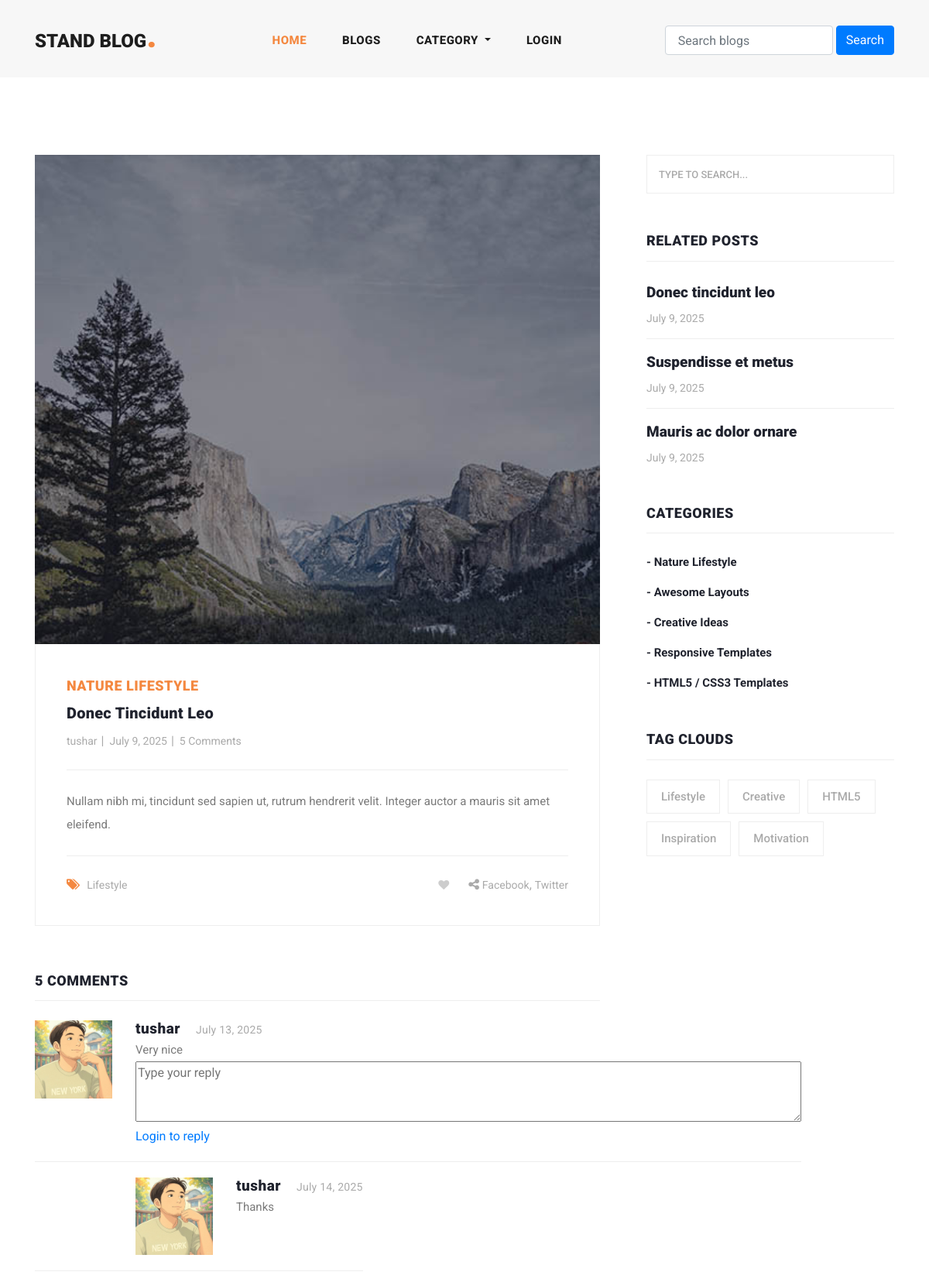
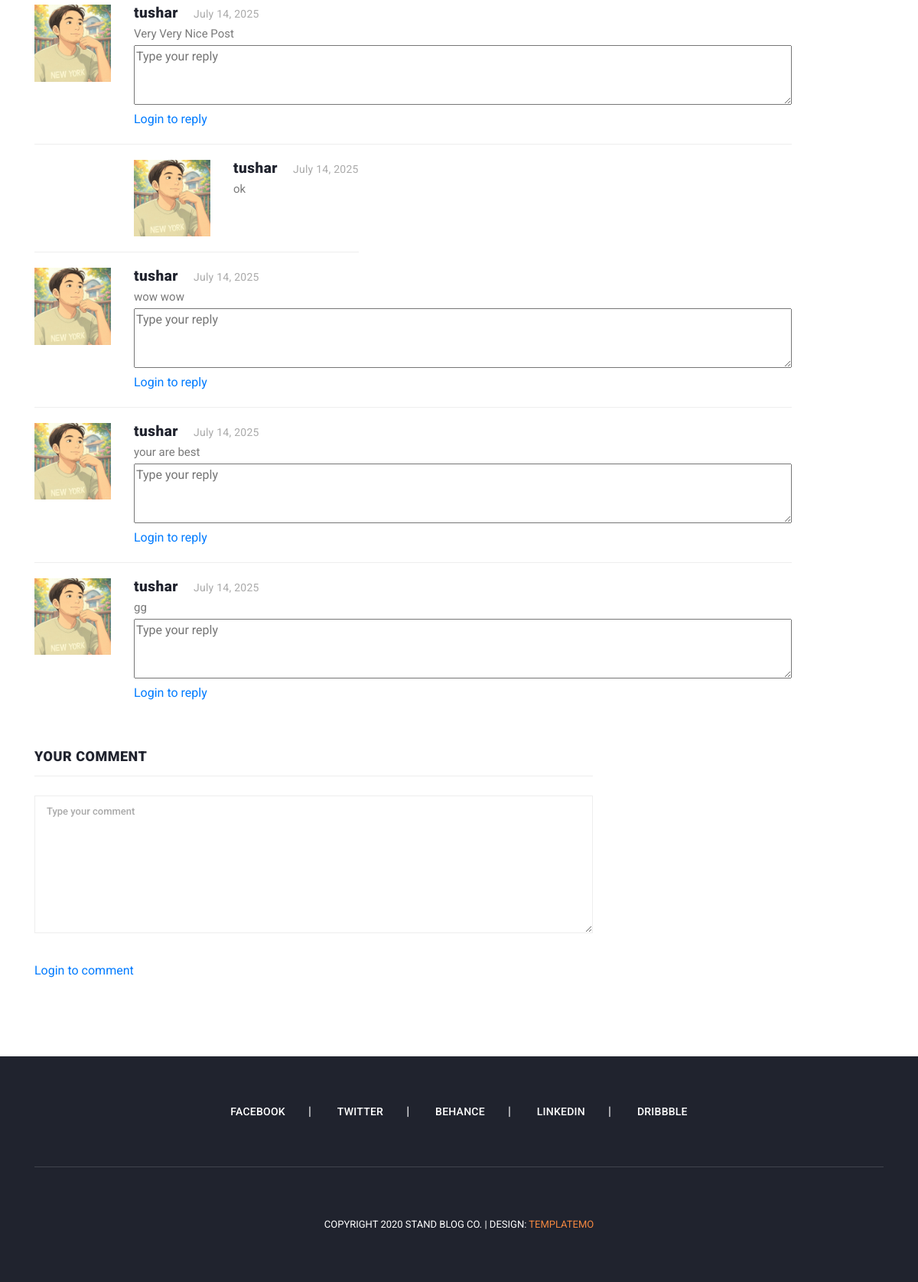
The page /blog_details/donec-tincidunt-leo on the database its author committed (2 pictures, top to bottom).
### blogs/models.py (models this page shows, shortened)
class Blog(models.Model):
    user=models.ForeignKey(User,related_name='user_blogs', on_delete=models.CASCADE)
    category=models.ForeignKey(Category,related_name='category_blogs',on_delete=models.CASCADE)
    tags=models.ManyToManyField(Tags,related_name='tag_blogs',blank=True)
    like=models.ManyToManyField(User,related_name='user_like',blank=True)
    title=models.CharField(max_length=250)
    slug=models.SlugField(null=True,blank=True)
    banner=models.ImageField(upload_to='blog_banners')
    description=models.TextField()
    created_date=models.DateField(auto_now_add=True)

class Category(models.Model):
    title=models.CharField(max_length=250,unique=True)
    slug=models.SlugField(null=True,blank=True)
    created_data=models.DateField(auto_now_add=True)
    def __str__(self):
        return self.title

class Tags(models.Model):
    title=models.CharField(max_length=250)
    slug=models.SlugField(null=True,blank=True)
    created_data=models.DateField(auto_now_add=True)

class Comment(models.Model):
    user=models.ForeignKey(User,related_name="user_comment",on_delete=models.CASCADE)
    blog=models.ForeignKey(Blog,related_name='blog_comment',on_delete=models.CASCADE)
    text=models.TextField()
    created_date=models.DateField(auto_now_add=True)

class Reply(models.Model):
    user=models.ForeignKey(User,related_name="user_reply",on_delete=models.CASCADE)
    comment=models.ForeignKey(Comment,related_name='reply_comment',on_delete=models.CASCADE)
    text=models.TextField()
    created_date=models.DateField(auto_now_add=True)

### user_profile/models.py (models this page shows, shortened)
class User(AbstractUser):
    email=models.EmailField(max_length=150,unique=True,error_messages={"unique": "The email must be unique"})
    profile_image=models.ImageField(null=True,blank=True,upload_to="profile_images")
    REQUIRED_FIELDS=["email"]
    objects=CustomUserManager()
    def get_profile_picture(self):
        url=""
        try:
            url=self.profile_image.url
        except:
            url=""
        return url

### blogs/views.py (the view, shortened to what this page needs)
# urls.py: path('blog_details/<str:slug>',blog_details,name='blog_details'),
def blog_details(request,slug):
    form=TextForm()
    blog=get_object_or_404(Blog,slug=slug)
    category=Category.objects.get(id=blog.category.id)
    related_blogs=category.category_blogs.all()
    context={
        "blog":blog,
        "related_blogs":related_blogs,
        "form":form
    }
    return render(request,'blog_details.html',context)

### blogs/forms.py
class TextForm(forms.Form):
    text=forms.CharField(widget=forms.Textarea, required=True)

### blogs/context_processors.py (called while the page is built)
def get_all_categories(request):
    category=Category.objects.all()
    context={
        "categories":category
    }
    return context

def get_all_tags(request):
    tag=Tags.objects.all()
    context={
        "tags":tag
    }
    return context

### templates/blog_details.html (shortened to what this page needs)
{% extends 'base.html' %}
{% load static %}
{% block content %}
  <section class="blog-posts grid-system">
      <div class="container">
        <div class="row">
          <div class="col-lg-8">
            <div class="all-blog-posts">
              <div class="row">
                <div class="col-lg-12">
                  <div class="blog-post">
                    <div class="blog-thumb">
                      <img src="{{ blog.banner.url }}" alt="">
                    </div>
                    <div class="down-content">
                      <span>{{blog.category}}</span>
                      <a href="#"><h4>{{blog.title}}</h4></a>
                      <ul class="post-info">
                        <li><a href="#">{{blog.user.username}}</a></li>
                        <li><a href="#">{{blog.created_date}}</a></li>
                        <li><a href="#">{{blog.blog_comment.all.count}} Comments</a></li>
                      </ul>
                      <p>{{blog.description}}</p>
                      <div class="post-options">
                        <div class="row">
                          <div class="col-6">
                            <ul class="post-tags">
                              <li><i class="fa fa-tags"></i></li>
                              {%for tag in blog.tags.all%}
                            <li><a href="{% url 'tag_blogs' tag.slug %}">{{tag.title}}</a>{% if not forloop.last %}, {% endif %}</li>
                            {% endfor %}
                            </ul>
                          </div>
                          <div class="col-6">
                            <ul class="post-share">
                            <li class="pl-3 pr-3"><a href="#"><i class="fa fa-heart empty-heart"></i></a></li>
                              <li><i class="fa fa-share-alt"></i></li>
                              <li><a href="#">Facebook</a>,</li>
                              <li><a href="#"> Twitter</a></li>
                            </ul>
                          </div>
                        </div>
                      </div>
                    </div>
                  </div>
                </div>
                <div class="col-lg-12">
                  <div class="sidebar-item comments">
                    <div class="sidebar-heading">
                      <h2>{{blog.blog_comment.count}} comments</h2>
                    </div>
                    <div class="content">
                      {% for comment in blog.blog_comment.all %}
                      <ul>
                        <li>
                          <div class="author-thumb">
                            <img src="{{comment.user.get_profile_picture}}" alt="">
                          </div>
                          <div class="right-content">
                            <h4>{{comment.user.username}}<span>{{comment.created_date}}</span></h4>
                            <p>{{comment.text}}</p>
                             <form id="reply" action="{% url 'add_reply' blog.id comment.id %}" method="POST">
                               <div class="row">
                                <div class="col-lg-12">
                                  <fieldset>
                                    <textarea name="text" rows="3" cols="100" id="message" placeholder="Type your reply" required=""></textarea>
                                  </fieldset>
                                </div>
                                <div class="col-lg-12">
                                  <fieldset>
                                    {% if request.user.is_authenticated %}
                                    <button type="submit" id="form-submit" class="main-button">Reply</button>
                                    {% else %}
                                    <a href="#" id="form-submit" class="main-button">Login to reply</a>
                                    {% endif %}
                                  </fieldset>
                                </div>
                              </div>
                            </form>
                          </div>
                        </li>
                         {% for reply in comment.reply_comment.all %}
                        <li class="replied">
                          <div class="author-thumb">
                            <img src="{{reply.user.get_profile_picture}}" alt="">
                          </div>
                          <div class="right-content">
                            <h4>{{reply.user.username}}<span>{{reply.created_date}}</span></h4>
                            <p>{{reply.text}}</p>
                          </div>
                        </li>
                         {%endfor%}
                        {% endfor %}
                      </ul>
                    </div>
                  </div>
                </div>
                <div class="col-lg-12">
                  <div class="sidebar-item submit-comment">
                    <div class="sidebar-heading">
                      <h2>Your comment</h2>
                    </div>
                    <div class="content">
                      <form id="comment" action="{% url 'blog_details' blog.slug %}" method="POST">
                        <div class="row">
                          <div class="col-lg-12">
                            <fieldset>
                              <textarea name="text" rows="6" id="message" placeholder="Type your comment" required=""></textarea>
                            </fieldset>
                          </div>
                          <div class="col-lg-12">
                            <fieldset>
                              {% if request.user.is_authenticated %}
                              <button type="submit" id="form-submit" class="main-button">Submit</button>
                              {% else %}
                              <a href="#" id="form-submit" class="main-button">Login to comment</a>
                              {% endif %}
                            </fieldset>
                          </div>
                        </div>
                      </form>
                    </div>
                  </div>
                </div>
              </div>
            </div>
          </div>
          <div class="col-lg-4">
            <div class="sidebar">
              <div class="row">
                <div class="col-lg-12">
                  <div class="sidebar-item search">
                    <form id="search_form" name="gs" method="GET" action="#">
                      <input type="text" name="q" class="searchText" placeholder="type to search..." autocomplete="on">
                    </form>
                  </div>
                </div>
                <div class="col-lg-12">
                  <div class="sidebar-item recent-posts">
                    <div class="sidebar-heading">
                      <h2>Related Posts</h2>
                    </div>
                    <div class="content">
                      <ul>
                        {%for blog in related_blogs %}
                        <li><a href="{% url 'blog_details' blog.slug %}">
                          <h5>{{blog.title}}</h5>
                          <span>{{blog.created_date}}</span>
                        </a></li>
                        {%endfor%}
                      </ul>
                    </div>
                  </div>
                </div>
                <div class="col-lg-12">
                  <div class="sidebar-item categories">
                    <div class="sidebar-heading">
                      <h2>Categories</h2>
                    </div>
                    <div class="content">
                      <ul>
                         {% for category in categories|slice:'5'%}
                        <li><a href="{% url 'category_blogs' category.slug %}">- {{category.title}}</a></li>
                        {% endfor %}
                      </ul>
                    </div>
                  </div>
                </div>
                <div class="col-lg-12">
                  <div class="sidebar-item tags">
                    <div class="sidebar-heading">
                      <h2>Tag Clouds</h2>
                    </div>
                    <div class="content">
                      <ul>
                        {%for tag in tags|slice:'5'%}
                        <li><a href="{% url 'tag_blogs' tag.slug %}">{{tag.title}}</a></li>
                        {% endfor %}
                      </ul>
                    </div>
                  </div>
                </div>
              </div>
            </div>
          </div>
        </div>
      </div>
    </section>
{% endblock content %}

### assets/css/main.css (style rules this page uses)
.empty-heart { color:#CDCDCD !important; }

### rows shown on the page
Blog: banner (picture), category "NATURE LIFESTYLE", title "Donec Tincidunt Leo", user.username "tushar", created_date "July 9, 2025", blog_comment.all.count "5", description "Nullam nibh mi, tincidunt sed sapien ut, rutrum hendrerit velit. Integer auctor a mauris sit amet eleifend.", blog_comment.count "5", title "Donec tincidunt leo"
Tags: title "Lifestyle"
Comment: user.get_profile_picture (picture), user.username "tushar", created_date "July 13, 2025", text "Very nice"
Reply: user.get_profile_picture (picture), user.username "tushar", created_date "July 14, 2025", text "Thanks"
Comment: user.get_profile_picture (picture), user.username "tushar", created_date "July 14, 2025", text "Very Very Nice Post"
Reply: user.get_profile_picture (picture), user.username "tushar", created_date "July 14, 2025", text "ok"
Comment: user.get_profile_picture (picture), user.username "tushar", created_date "July 14, 2025", text "wow wow"
Comment: user.get_profile_picture (picture), user.username "tushar", created_date "July 14, 2025", text "your are best"
Comment: user.get_profile_picture (picture), user.username "tushar", created_date "July 14, 2025", text "gg"
Blog: title "Suspendisse et metus", created_date "July 9, 2025"
Blog: title "Mauris ac dolor ornare", created_date "July 9, 2025"
Category: title "Nature Lifestyle"
Category: title "Awesome Layouts"
Category: title "Creative Ideas"
Category: title "Responsive Templates"
Category: title "HTML5 / CSS3 Templates"
Tags: title "Creative"
Tags: title "HTML5"
Tags: title "Inspiration"
Tags: title "Motivation"
